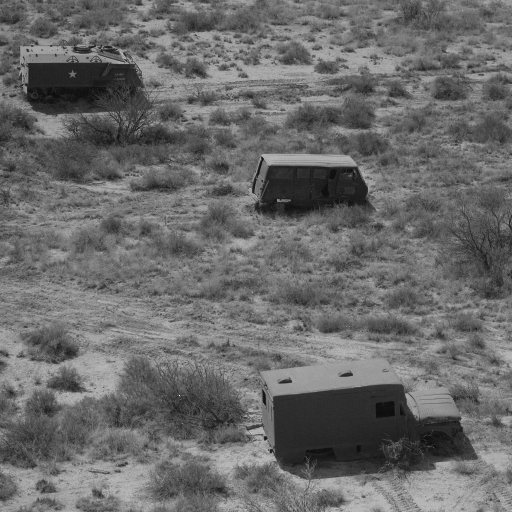
#> input picture Dataset/7.1.05.tiff, 512 x 512 px, found by its file name
$ python Single_thresholding.py
#> lines starting #> are read from the running program, lines starting #| are printed output that depends on the picture
import skimage.io as io
import matplotlib.pyplot as plt
import skimage.filters as fl

f = io.imread('U:\\4-1\\Digital Image Processing LAB\\Lab_Report_4_5_6_7_8\\Dataset\\misc\\7.1.05.tiff')
#> f is the input picture: shape (512, 512); min 12, max 249, mean 106.4


plt.subplot(2,1,1)
plt.axis('off')
plt.title('Original image')
plt.imshow(f, cmap='gray')

plt.subplot(2,1,2)
plt.axis('off')
plt.title('Single thresholded image')
plt.imshow(f<fl.threshold_otsu(f), cmap='gray')

plt.show()
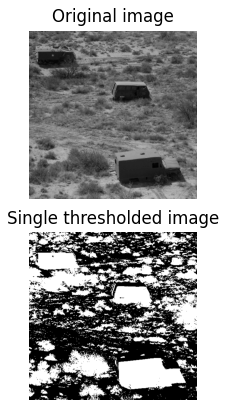
#> figure drawn by matplotlib, 2 panels
